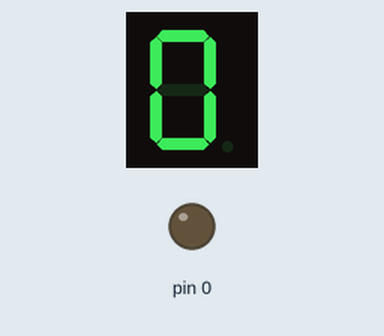
The sketch below on a simulated Arduino Uno, built with avr-gcc and run on an emulated ATmega328P. Parts: 1-digit seven-segment display, output pins drawn as LEDs (lit = HIGH). Wiring (inferred from the names in the program): 1-digit 7-segment display, segments lit when HIGH: segments pin 6, pin 7, pin 10, pin 9, pin 8, pin 5, pin 4, pin 11. The segment pins are drawn as the display they are named for; pins used as bus, display or sensor lines are not drawn.

Above: at 0.1 s.
At 1.1 s:
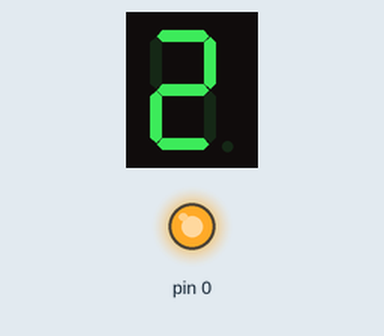
At 2.6 s:
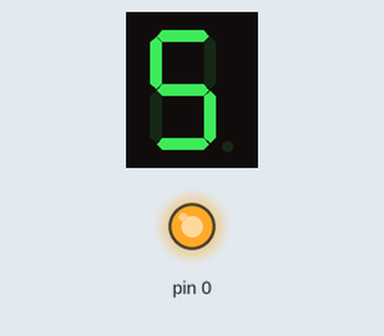
At 5.1 s:
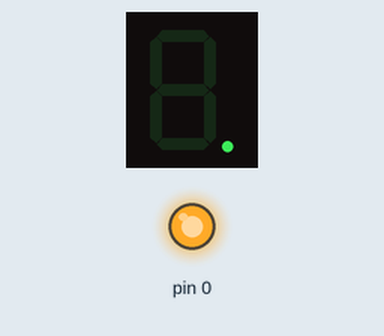
Timing chart, 0 to 40.0 s (numbered marks = the images above):
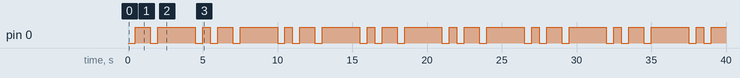

The sketch:

Manual_7_Segment_Display.ino
```cpp
#define A 6
#define B 7
#define C 10
#define D 9
#define E 8
#define F 5
#define G 4
#define DP 11
int segments[8] = {A, B, C, D, E, F, G, DP};
int numMap[11][8] = {
// A  B  C  D  E  F  G  DP
  {1, 1, 1, 1, 1, 1, 0, 0}, // 0
  {0, 1, 1, 0, 0, 0, 0, 0}, // 1
  {1, 1, 0, 1, 1, 0, 1, 0}, // 2
  {1, 1, 1, 1, 0, 0, 1, 0}, // 3
  {0, 1, 1, 0, 0, 1, 1, 0}, // 4
  {1, 0, 1, 1, 0, 1, 1, 0}, // 5
  {1, 0, 1, 1, 1, 1, 1, 0}, // 6
  {1, 1, 1, 0, 0, 0, 0, 0}, // 7
  {1, 1, 1, 1, 1, 1, 1, 0}, // 8
  {1, 1, 1, 1, 0, 1, 1, 0}, // 9
  {0, 0, 0, 0, 0, 0, 0, 1}  // dot
};
void displayNum(int num){
  switch (num) {
    case 0:
      for(int i=0;i<9;i++){
        digitalWrite(segments[i], numMap[0][i]);
      }
      break;
    case 1:
      for(int i=0;i<9;i++){
        digitalWrite(segments[i], numMap[1][i]);
      }
      break;
    case 2:
      for(int i=0;i<9;i++){
        digitalWrite(segments[i], numMap[2][i]);
      }
      break;
    case 3:
      for(int i=0;i<9;i++){
        digitalWrite(segments[i], numMap[3][i]);
      }
      break;
    case 4:
      for(int i=0;i<9;i++){
        digitalWrite(segments[i], numMap[4][i]);
      }
      break;
    case 5:
      for(int i=0;i<9;i++){
        digitalWrite(segments[i], numMap[5][i]);
      }
      break;
    case 6:
      for(int i=0;i<9;i++){
        digitalWrite(segments[i], numMap[6][i]);
      }
      break;
    case 7:
      for(int i=0;i<9;i++){
        digitalWrite(segments[i], numMap[7][i]);
      }
      break;
    case 8:
      for(int i=0;i<9;i++){
        digitalWrite(segments[i], numMap[8][i]);
      }
      break;
    case 9:
      for(int i=0;i<9;i++){
        digitalWrite(segments[i], numMap[9][i]);
      }
      break;
    case 10:
      for(int i=0;i<9;i++){
        digitalWrite(segments[i], numMap[10][i]);
      }
      break;
  }
}
void setup() {
  for(int i=0; i<9;i++){
    pinMode(segments[i], OUTPUT);
  }
}
void loop() {
  for(int ii=0;ii<=10;ii++){
    displayNum(ii);
    delay(500);
  }
}
```

Measured:
- by itself, pin 0: repeats every 5.5 s: LOW 0.50 s, HIGH 2.5 s, LOW 0.50 s, HIGH 0.50 s, LOW 0.50 s, HIGH 1.0 s
- by itself, everything shown: repeats every 5.5 s, in 11 steps
- what the display in image 1 shows lasts 0.5 s, from 1.0 s to 1.5 s
